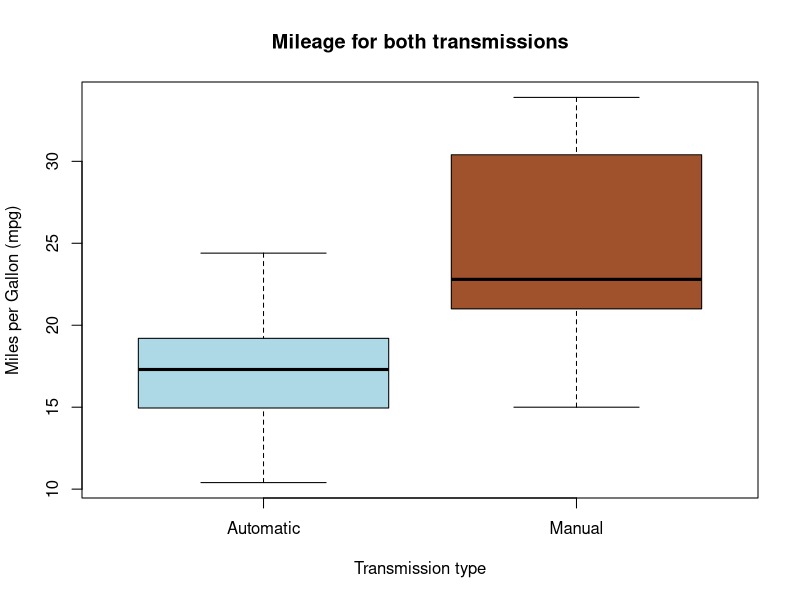
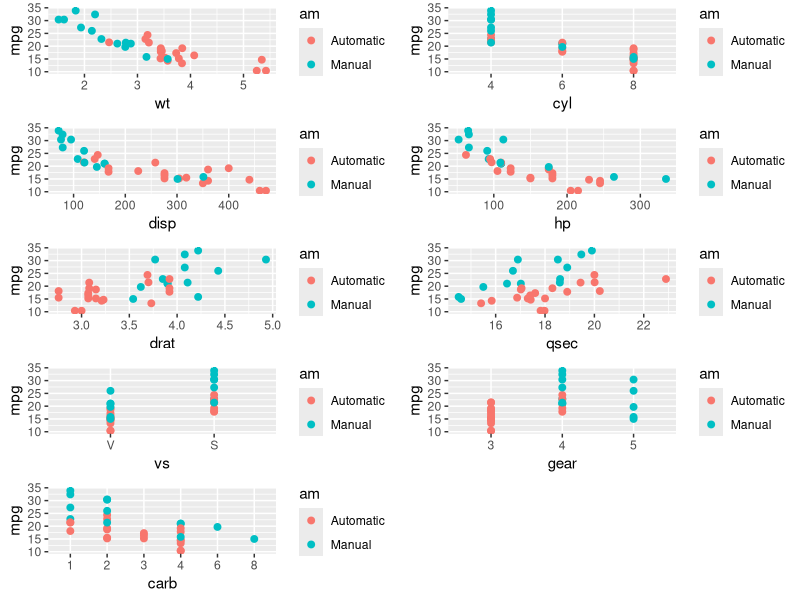
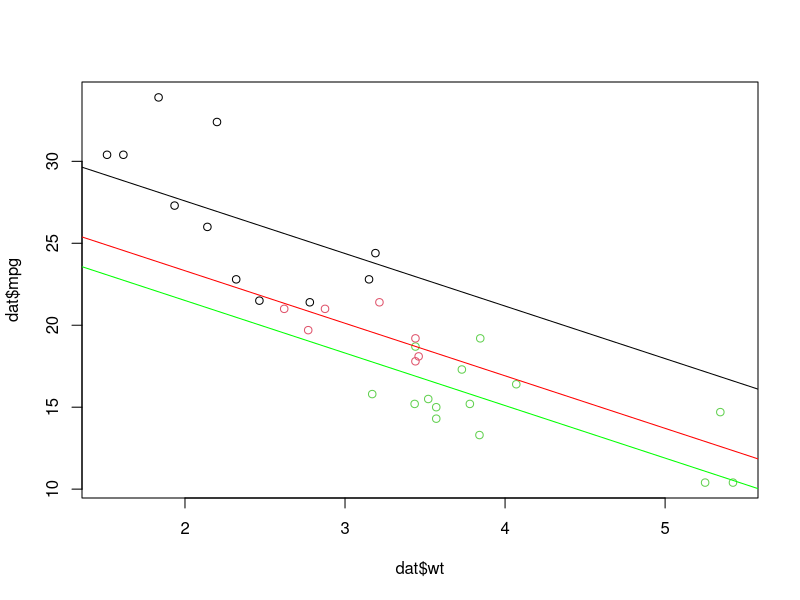
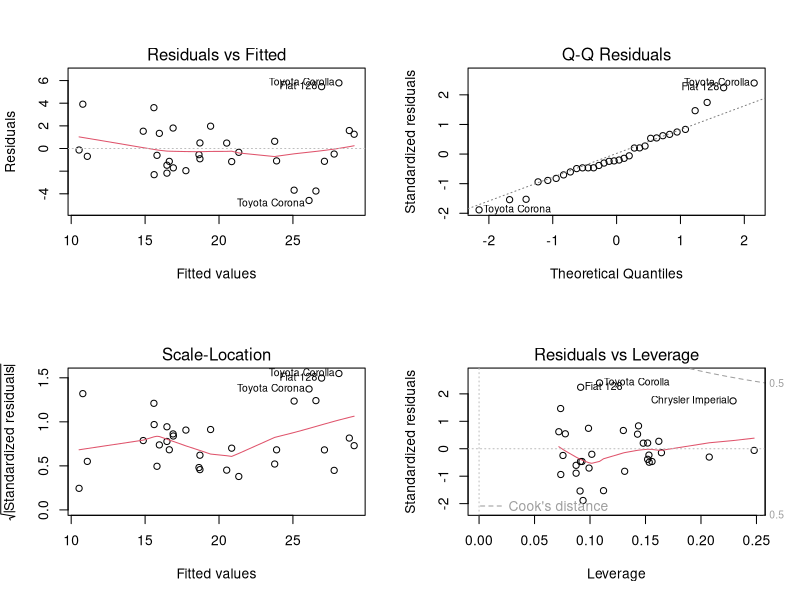
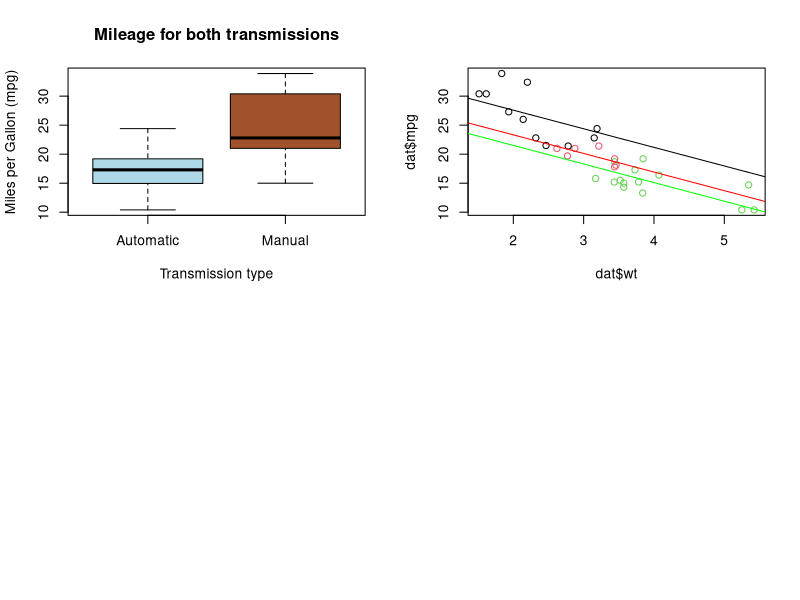
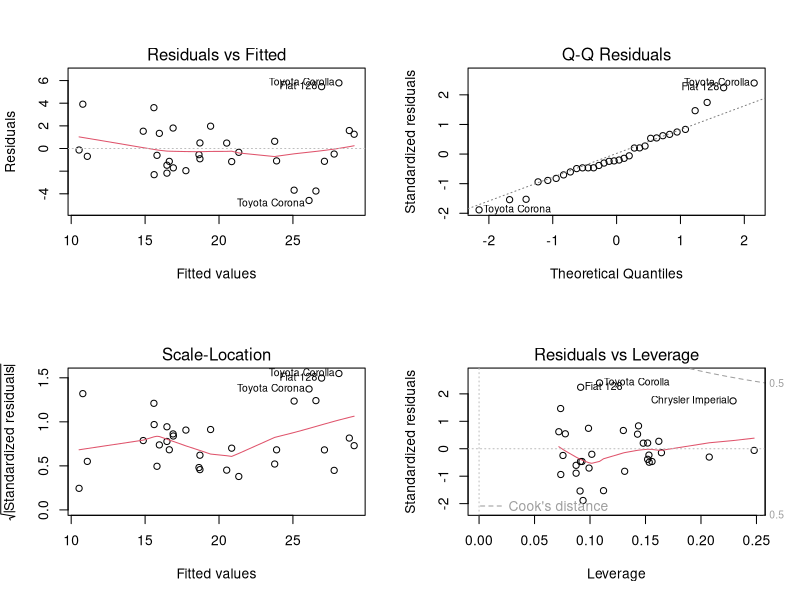

The R source for these figures, in order:
## ---- chunk 1
data(mtcars)
dat <- mtcars
str(dat)
head(dat)
names(dat)
unique(dat$drat)
unique(dat$vs)
unique(dat$gear)
unique(dat$carb)
sum(dat$am == "Automatic")
sum(dat$am == "Manual")
table(dat$vs)
## ---- chunk 2
dat$cyl <- factor(dat$cyl)
dat$vs <- factor(dat$vs, labels = c("V", "S"))
dat$am <- factor(dat$am, labels = c("Automatic", "Manual"))
dat$gear <- factor(dat$gear)
dat$carb <- factor(dat$carb)
## ---- chunk 3
library(ggplot2)
library(grid)
library(gridExtra)
boxplot(dat$mpg ~ dat$am, main = "Mileage for both transmissions", ylab = "Miles per Gallon (mpg)", xlab = "Transmission type", col = c("light blue", "sienna"))
mM <- round(mean(dat$mpg[grep("Manual", dat$am)]), 2)
mA <- round(mean(dat$mpg[grep("Automatic", dat$am)]), 2)
print(paste("Average mileage for Automatic transmission:", mA, "(mpg)", collapse = ""))
print(paste("Average mileage for Manual transmission:", mM, "(mpg)", collapse = ""))
#sd(dat$mpg[grep("Manual", dat$am)])
#sd(dat$mpg[grep("Automatic", dat$am)])
t.test(dat$mpg[grep("Manual", dat$am)] - dat$mpg[grep("Automatic", dat$am)])$estimate
t.test(dat$mpg[grep("Manual", dat$am)] - dat$mpg[grep("Automatic", dat$am)])$conf.int
p <- ggplot(dat, aes(wt, mpg)) + geom_point(aes(color = am), size = 2) 
p1 <- ggplot(dat, aes(cyl, mpg)) + geom_point(aes(color = am), size = 2)
p2 <- ggplot(dat, aes(disp, mpg)) + geom_point(aes(color = am), size = 2)
p3 <- ggplot(dat, aes(hp, mpg)) + geom_point(aes(color = am), size = 2) 
p4 <- ggplot(dat, aes(drat, mpg)) + geom_point(aes(color = am), size = 2) 
p5 <- ggplot(dat, aes(qsec, mpg)) + geom_point(aes(color = am), size = 2) 
p6 <- ggplot(dat, aes(vs, mpg)) + geom_point(aes(color = am), size = 2) 
p7 <- ggplot(dat, aes(gear, mpg)) + geom_point(aes(color = am), size = 2)
p8 <- ggplot(dat, aes(carb, mpg)) + geom_point(aes(color = am), size = 2)
grid.arrange(p, p1, p2, p3, p4, p5, p6, p7, p8, ncol = 2)
## ---- chunk 4
library(dplyr)
cordat <- c()
for(i in 2:ncol(mtcars)) {
  v1 <- mtcars$mpg
  v2 <- mtcars[, i]
  cordat[i-1] <- cor(v1, v2) 
}
names(cordat) <- names(select(dat, -1))
rank(cordat)
## ---- chunk 5
fit1 <- lm(mpg ~ wt, mtcars)
fit2 <- lm(mpg ~ wt + cyl, mtcars)
fit3 <- lm(mpg ~ wt + cyl + disp, mtcars)
fit4 <- lm(mpg ~ wt + cyl + disp + hp, mtcars)
fit5 <- lm(mpg ~ wt + cyl + disp + hp + carb, mtcars)
## ---- chunk 6
fit1a <- lm(mpg ~ wt, mtcars)
fit2a <- lm(mpg ~ wt + cyl, mtcars)
fit3a <- lm(mpg ~ wt + cyl + hp, mtcars)
fit4a <- lm(mpg ~ wt + cyl + hp + disp, mtcars)
fit5a <- lm(mpg ~ wt + cyl + hp + disp + carb, mtcars)
## ---- chunk 7
anova(fit1a, fit2a, fit3a)
fit <- lm(mpg ~ wt + cyl, dat)
coef(fit)
## ---- chunk 8
plot(dat$mpg ~ dat$wt, col = dat$cyl)
abline(a = coef(fit)[1], b = coef(fit)[2])
abline(a = coef(fit)[1] + coef(fit)[3], b = coef(fit)[2], col = "red")
abline(a = coef(fit)[1] + coef(fit)[4], b = coef(fit)[2], col = "green")
## ---- chunk 9
par(mfrow = c(2, 2))
plot(fit, which = 1)
plot(fit, which = 2)
plot(fit, which = 3)
plot(fit, which = 5)
## ---- chunk 10
(max(hatvalues(fit)) - mean(hatvalues(fit)))/mean(hatvalues(fit))
max(abs(dffits(fit)))/mean(predict(fit))
mean(abs(dfbetas(fit)[, 2]))/abs(coef(fit)[2])
max(cooks.distance(fit))
## ---- chunk 11
summary(fit)
## ---- chunk 12
mpg4cyl <- round(coef(fit)[1] + 2 * coef(fit)[2], 2)
mpg6cyl <- round(coef(fit)[1] + coef(fit)[3] + 2 * coef(fit)[2], 2)
mpg8cyl <- round(coef(fit)[1] + coef(fit)[4] + 2 * coef(fit)[2], 2)
print(paste("Mileage for a 1-ton (~2000lbs) 4-cylinder car:", mpg4cyl, "mpg", collapse = ""))
print(paste("Mileage for a 1-ton 6-cylinder car:", mpg6cyl, "mpg", collapse = ""))
print(paste("Mileage for a 1-ton 8-cylinder car:", mpg8cyl, "mpg", collapse = ""))
## ---- chunk 13
boxplot(dat$mpg ~ dat$am, main = "Mileage for both transmissions", ylab = "Miles per Gallon (mpg)", xlab = "Transmission type", col = c("light blue", "sienna"))
mM <- round(mean(dat$mpg[grep("Manual", dat$am)]), 2)
mA <- round(mean(dat$mpg[grep("Automatic", dat$am)]), 2)
print(paste("Average mileage for Automatic transmission:", mA, "(mpg)", collapse = ""))
print(paste("Average mileage for Manual transmission:", mM, "(mpg)", collapse = ""))
t.test(dat$mpg[grep("Manual", dat$am)] - dat$mpg[grep("Automatic", dat$am)])$estimate
t.test(dat$mpg[grep("Manual", dat$am)] - dat$mpg[grep("Automatic", dat$am)])$conf.int
## ---- chunk 14
library(dplyr)
cordat <- c()
for(i in 2:ncol(mtcars)) {
  v1 <- mtcars$mpg
  v2 <- mtcars[, i]
  cordat[i-1] <- cor(v1, v2) 
}
names(cordat) <- names(select(dat, -1))
rank(cordat)
## ---- chunk 15
fit1 <- lm(mpg ~ wt, mtcars)
fit2 <- lm(mpg ~ wt + cyl, mtcars)
fit3 <- lm(mpg ~ wt + cyl + disp, mtcars)
fit4 <- lm(mpg ~ wt + cyl + disp + hp, mtcars)
fit5 <- lm(mpg ~ wt + cyl + disp + hp + carb, mtcars)
## ---- chunk 16
fit1a <- lm(mpg ~ wt, mtcars)
fit2a <- lm(mpg ~ wt + cyl, mtcars)
fit3a <- lm(mpg ~ wt + cyl + hp, mtcars)
fit4a <- lm(mpg ~ wt + cyl + hp + disp, mtcars)
fit5a <- lm(mpg ~ wt + cyl + hp + disp + carb, mtcars)
## ---- chunk 17
anova(fit1a, fit2a, fit3a)
fit <- lm(mpg ~ wt + cyl, dat)
coef(fit)
## ---- chunk 18
plot(dat$mpg ~ dat$wt, col = dat$cyl)
abline(a = coef(fit)[1], b = coef(fit)[2])
abline(a = coef(fit)[1] + coef(fit)[3], b = coef(fit)[2], col = "red")
abline(a = coef(fit)[1] + coef(fit)[4], b = coef(fit)[2], col = "green")
## ---- chunk 19
par(mfrow = c(2, 2))
plot(fit, which = 1)
plot(fit, which = 2)
plot(fit, which = 3)
plot(fit, which = 5)
## ---- chunk 20
(max(hatvalues(fit)) - mean(hatvalues(fit)))/mean(hatvalues(fit))
max(abs(dffits(fit)))/mean(predict(fit))
mean(abs(dfbetas(fit)[, 2]))/abs(coef(fit)[2])
max(cooks.distance(fit))
